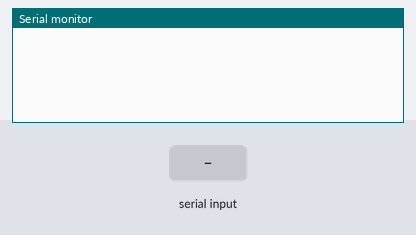
This sketch was run on a simulated Arduino Uno, built with avr-gcc and run on an emulated ATmega328P. Parts: the last lines printed to the serial monitor. The test bench sets the inputs (shaded band).

Above: at 1.2 s.
1.3 s: "si" received over Serial
At 3.4 s:
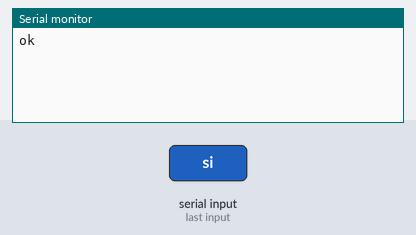
3.8 s: "no" received over Serial
At 5.3 s:
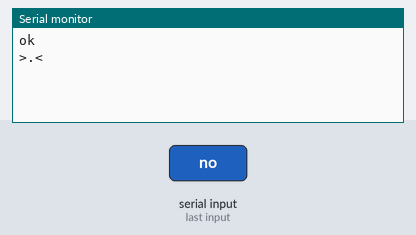

The sketch:

ComunicacionCOM.ino
```cpp
void setup() {
  // put your setup code here, to run once:
  Serial.begin(9600);
}

void loop() {
  // put your main code here, to run repeatedly:
  String incomingString;
  while(Serial.available() > 0)
  {
    incomingString = Serial.readString();
    if(incomingString == "si")
      Serial.println("ok");
    else if(incomingString.equals("no"))
      Serial.println(">.<");
  }
}
```

Measured:
- after the input at 1.3 s, the serial monitor: prints a new line after 1.0 s (image 1)
- after the input at 3.8 s, the serial monitor: prints a new line after 1.0 s (image 2)
